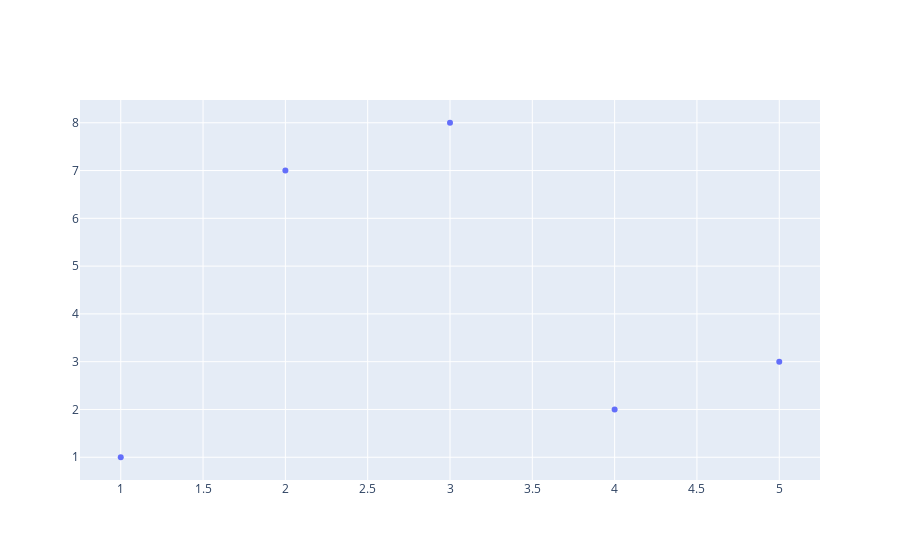

This figure's notebook cell:
### Code cell
#using graph object
fig = go.Figure()
fig.add_trace(go.Scatter(x=[1,2,3,4,5],y=[1,7,8,2,3],mode='markers'))

### Figure 1 — Plotly figure (JSON) as saved in the notebook; plotly's stock layout.template omitted (floating-point values rounded to 4 significant figures)
{"data": [{"mode": "markers", "type": "scatter", "x": [1, 2, 3, 4, 5], "y": [1, 7, 8, 2, 3]}], "layout": {"autosize": true, "xaxis": {"autorange": true, "range": [0.732, 5.268], "type": "linear"}, "yaxis": {"autorange": true, "range": [0.4223, 8.578], "type": "linear"}}}
